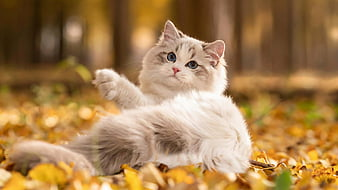
#> input picture image.jpg, 338 x 190 px, found by its file name
$ jupyter execute sover.ipynb   (shell and % lines are left out)   (older library calls are emulated)
#> lines starting #> are read from the running program, lines starting #| are printed output that depends on the picture
[cell 1]
import cv2
import numpy as np
import matplotlib.pyplot as plt

[cell 2]
img=cv2.imread('C:/Users/divij/Academics/CVDL/image.jpg')
#> img is the input picture: shape (190, 338, 3); mean B, G, R 80.9, 127.3, 164.9

[cell 3]
image = cv2.cvtColor(img, cv2.COLOR_BGR2RGB)

[cell 4]
plt.imshow(img)
plt.show()

[cell 5]
plt.imshow(image)
plt.show()

[cell 6]
image.shape
#> Out = (190, 338, 3)

[cell 7]
sobel_x = cv2.Sobel(image, cv2.CV_64F, 1, 0, ksize=3)  # Gradient in x direction
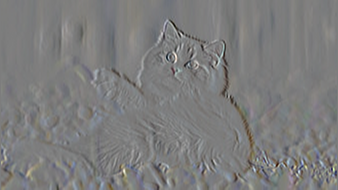
#> sobel_x: shape (190, 338, 3) float64; mean R, G, B 0.7, 0.5, 0.3; drawn with min black and max white
sobel_y = cv2.Sobel(image, cv2.CV_64F, 0, 1, ksize=3)  # Gradient in y direction
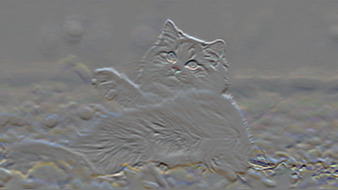
#> sobel_y: shape (190, 338, 3) float64; mean R, G, B 3.9, 3.2, 1.8; drawn with min black and max white

[cell 8]
type(sobel_x)

[cell 9]
sobel_x.shape
#> Out = (190, 338, 3)

[cell 10]
sobel_x.max()
#> Out = 759

[cell 11]
sobel_x.min()
#> Out = -730

[cell 12]
# Calculate the gradient magnitude
gradient_magnitude = np.sqrt(sobel_x**2 + sobel_y**2)
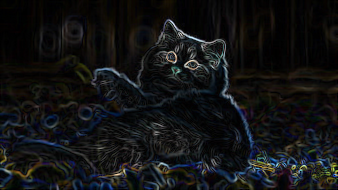
#> gradient_magnitude: shape (190, 338, 3) float64; mean R, G, B 63.8, 66.1, 68.6; drawn with min black and max white
# Normalize to 0-255
#gradient_magnitude = np.uint8(255 * gradient_magnitude / np.max(gradient_magnitude))

[cell 13]
gradient_magnitude.shape
#> Out = (190, 338, 3)

[cell 14]
gradient_magnitude.max()
#> Out = 867.8

[cell 15]
gradient_magnitude.min()
#> Out = 0

[cell 16]
sobel_x_display = cv2.normalize(np.abs(sobel_x), None, 0, 255, cv2.NORM_MINMAX).astype(np.uint8)
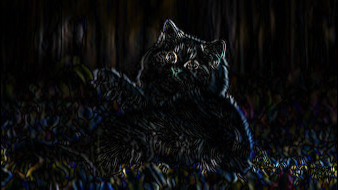
#> sobel_x_display: shape (190, 338, 3); mean R, G, B 12.5, 12.9, 13.3
sobel_y_display = cv2.normalize(np.abs(sobel_y), None, 0, 255, cv2.NORM_MINMAX).astype(np.uint8)
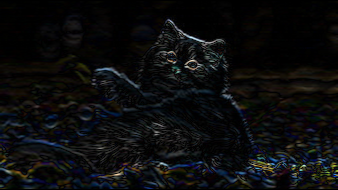
#> sobel_y_display: shape (190, 338, 3); mean R, G, B 11.8, 12.4, 13
gradient_magnitude_display = cv2.normalize(gradient_magnitude, None, 0, 255, cv2.NORM_MINMAX).astype(np.uint8)

[cell 17]
print(sobel_x_display.max())
#| 255
print(sobel_x_display.min())
#| 0
print(sobel_x_display.shape)
#| (190, 338, 3)

[cell 18]
print(gradient_magnitude_display.max())
#| 255
print(gradient_magnitude_display.min())
#| 0
print(gradient_magnitude_display.shape)
#| (190, 338, 3)

[cell 19]
plt.figure(figsize=(10, 10))
plt.subplot(2, 2, 1)
plt.title("Original Image")
plt.imshow(image, cmap='gray')
plt.axis('off')

plt.subplot(2, 2, 2)
plt.title("Sobel X")
plt.imshow(sobel_x_display, cmap='gray')
plt.axis('off')

plt.subplot(2, 2, 3)
plt.title("Sobel Y")
plt.imshow(sobel_y_display, cmap='gray')
plt.axis('off')

plt.subplot(2, 2, 4)
plt.title("Gradient Magnitude")
plt.imshow(gradient_magnitude_display, cmap='gray')
plt.axis('off')

plt.tight_layout()
plt.show()

[cell 20]
image = cv2.imread('C:/Users/divij/Academics/CVDL/image.jpg', cv2.IMREAD_GRAYSCALE)
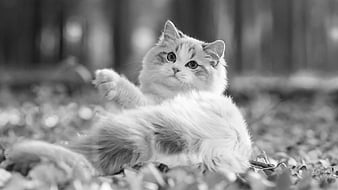
#> image: shape (190, 338); min 0, max 255, mean 133.3

[cell 21]
plt.imshow(image, cmap='gray')  # Specify the color map as 'gray'
plt.show()

[cell 22]
# Compute the Laplacian (second-order gradients)
laplacian = cv2.Laplacian(image, cv2.CV_64F, ksize=3)
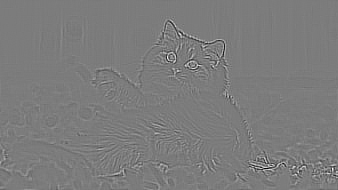
#> laplacian: shape (190, 338) float64; min -1004, max 1054, mean 0; drawn with min black and max white

# Normalize the Laplacian for better visualization
laplacian_normalized = cv2.normalize(laplacian, None, 0, 255, cv2.NORM_MINMAX)

# Convert to uint8 for display
laplacian_uint8 = laplacian_normalized.astype(np.uint8)

[cell 23]
laplacian.shape
#> Out = (190, 338)

[cell 24]
laplacian_normalized.shape
#> Out = (190, 338)

[cell 25]
laplacian_uint8.shape
#> Out = (190, 338)

[cell 26]
plt.figure(figsize=(10, 5))

plt.subplot(1, 2, 1)
plt.title("Original Image")
plt.imshow(image, cmap='gray')
plt.axis('off')

plt.subplot(1, 2, 2)
plt.title("Laplacian (Second-Order Gradients)")
plt.imshow(laplacian_uint8, cmap='gray')
plt.axis('off')

plt.tight_layout()
plt.show()
